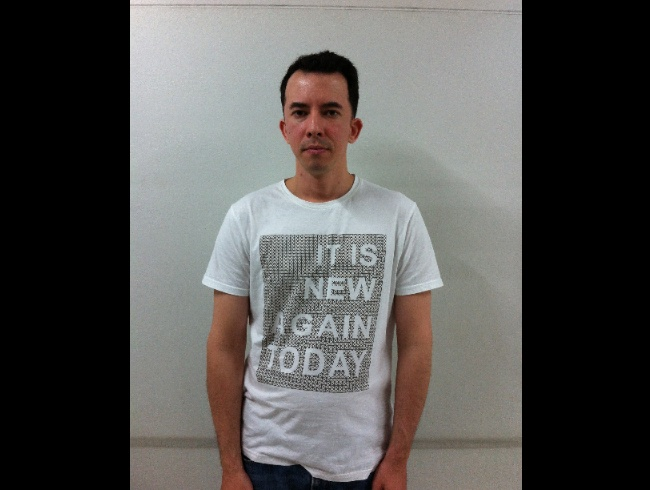
#> input picture input_images/IMG_3051.JPG, 650 x 490 px; its folder holds only this picture in this run
$ python detect_save_images.py   (older library calls are emulated)
#> lines starting #> are read from the running program, lines starting #| are printed output that depends on the picture
'''
Surya Teja Cheedella
shine123surya[at]gmail[dot]com
BITS Pilani, Hyderabad Campus

Takes all the images in "input_path" and analyses them for any faces.
If face(s) is(are) found, it crops and saves them at "output_path".
'''

import cv2
#import cv2.cv as cv
from os import listdir
import time
# paths to input and output images
input_path= "input_images/"
output_path= "output_images/"

def cropImage(img, box,name):
	[p, q, r, s]= box
	# crop and save the image provided with the co-ordinates of bounding box
	write_img_color= img[q:q+ s, p:p+ r]
	saveCropped(write_img_color, name)

# save the cropped image at specified location
def saveCropped(img, name):
	cv2.imwrite(output_path+ name+ ".jpg", img)

def cropImageAndSaveCropped():
	# load pre-trained frontalface cascade classifier
	frontal_face= cv2.CascadeClassifier("haarcascade_frontalface_default.xml")
	input_names= listdir("C:/Users/nalig/FaceRecognizer/"+ input_path)

	print("Starting to detect faces in images and save the cropped images to output file...")
	sttime= time.clock()
	i= 1
	for name in input_names:
		print(input_path+name)
		color_img= cv2.imread(input_path+ name)
#> color_img is the input picture: shape (490, 650, 3); mean B, G, R 83.8, 85.7, 87.3
		# converting color image to grayscale image
		gray_img= cv2.cvtColor(color_img, cv2.COLOR_BGR2GRAY)
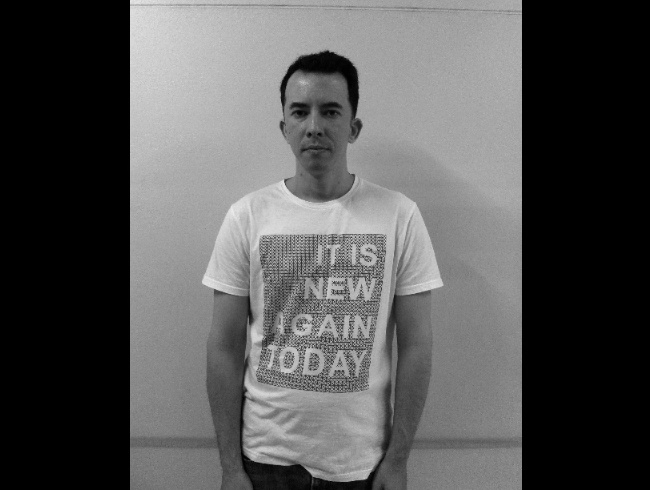
#> gray_img: shape (490, 650); min 0, max 234, mean 86

		# find the bounding boxes around detected faces in images
		bBoxes= frontal_face.detectMultiScale(gray_img, scaleFactor=1.3, minNeighbors=5, minSize=(30, 30), flags = cv2.CASCADE_SCALE_IMAGE) #cv2.cv.CV_HAAR_SCALE_IMAGE (no use anymore)
#> bBoxes = [[273, 78, 87, 87]]
		#print(bBoxes)

		for box in bBoxes:
			#print(box)
			# crop and save the image at specified location
			cropImage(color_img, box,name)
			i+= 1
#> this loop made 1 pass
#> (p in cropImage, q in cropImage, r in cropImage, s in cropImage, i) on pass 1: (273, 78, 87, 87, 2)
#> pass 1, in cropImage, `write_img_color= img[q:q+ s, p:p+ r]`:
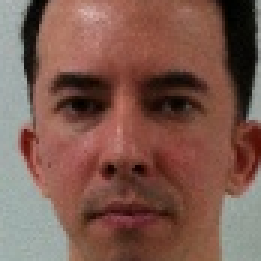
#> write_img_color: shape (87, 87, 3) (shown 3 times larger); mean B, G, R 78.8, 89.6, 125.4
#> after the loop, i = 2

	print("Successfully completed the task in %.2f Secs." % (time.clock()- sttime))

if __name__== "__main__":
	cropImageAndSaveCropped()

$ run again, on input_images/IMG_3967.JPG
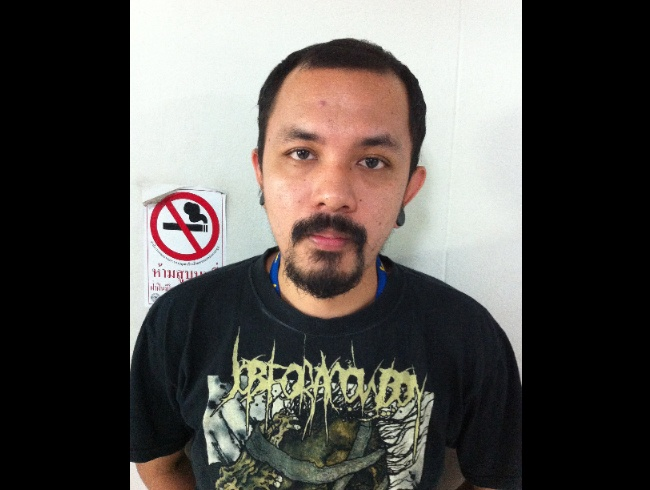
#> input picture input_images/IMG_3967.JPG, 650 x 490 px
#> in cropImageAndSaveCropped, color_img is the input picture: shape (490, 650, 3); mean B, G, R 79.8, 83.5, 87.3
#> in cropImageAndSaveCropped, `gray_img= cv2.cvtColor(color_img, cv2.COLOR_BGR2GRAY)`:
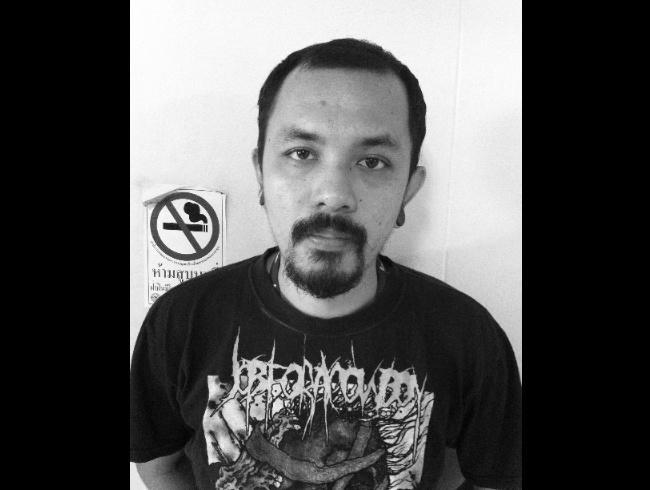
#> gray_img: shape (490, 650); min 0, max 255, mean 84.2
#> bBoxes = [[233, 77, 205, 205]]
#> the loop in cropImageAndSaveCropped, `for box in bBoxes:` made 1 pass
#> (p in cropImage, q in cropImage, r in cropImage, s in cropImage, i) on pass 1: (233, 77, 205, 205, 2)
#> pass 1, in cropImage, `write_img_color= img[q:q+ s, p:p+ r]`:
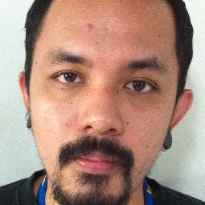
#> write_img_color: shape (205, 205, 3); mean B, G, R 125.7, 139.1, 171.2
#> after the loop in cropImageAndSaveCropped, `for box in bBoxes:`: i = 2
